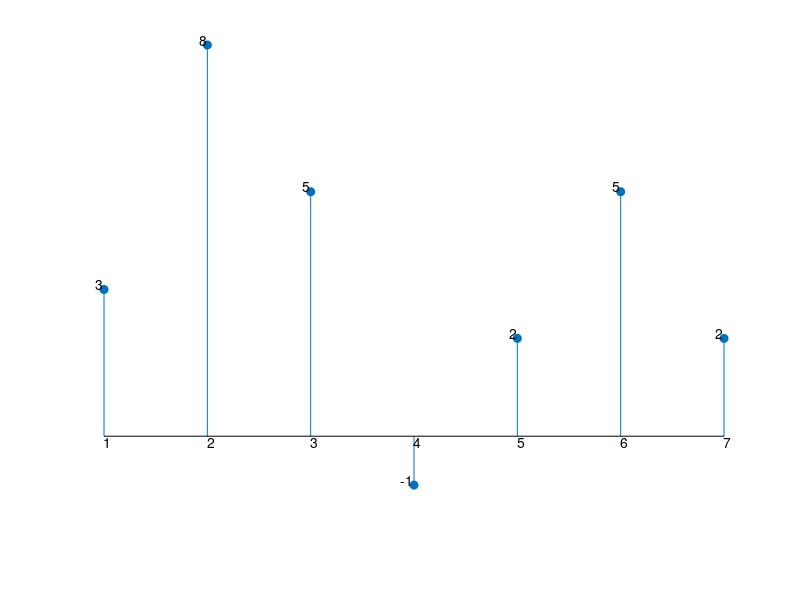
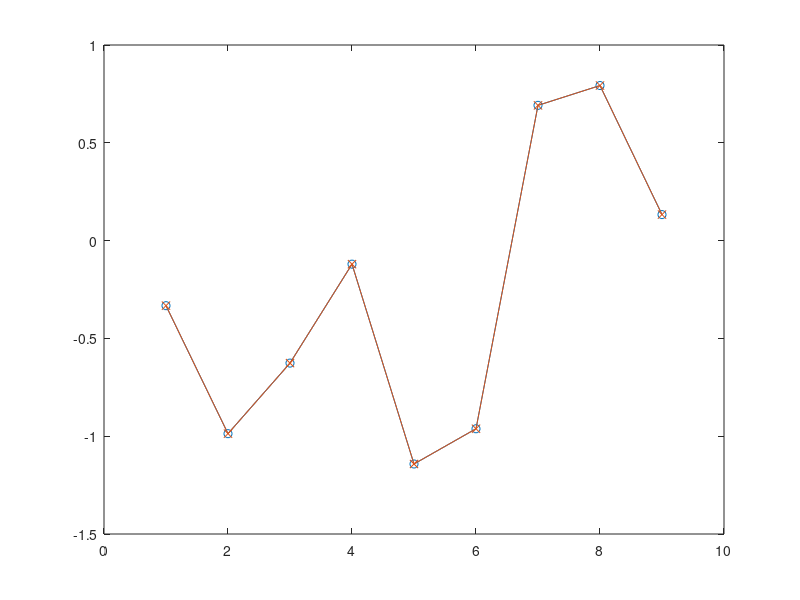

MATLAB code for these plots, in order:
% <------- Guia 3 - Ejercicio 2 ----------->

% punto 1

x = [3, 2, -2, 1, 2]; % señal
h = [1, 2, 1]; % kernel
M = length(x); % longitud e la secuencia de entrada
N = length(h); % longitud del kernel
y = zeros(1, N+M-1); % vector resultado
r_des = zeros(1, N); % registro de desplazamiento
x_ext = [x, zeros(1, N-1)]; % vector x extendido

for n=1 : M+N-1
  r_des = [x_ext(n), r_des(1:N-1)]; % llena el registro de desplazamiento con las ultimas N muestras de x
  for i=1 : N
    y(n) = y(n) + ( h(i) * r_des(i) ); % sumatoria de convolución
  end
end

figure(1);
stem(y,'filled') % graficas de secuencias

% modificaciones para los ejes
axis off;
for l=1 : M+N-1
  text (l, y(l), mat2str(y(l)),'horizontalalignment','right','verticalalignment','bottom')
  text (l, 0,  int2str(l),'verticalalignment','top')
end


% punto 2

x2 = randn(1,7);% nueva secuencia de 7 elementos
M2 = length(x2); % longitud e la secuencia de entrada
y2 = zeros(1, N+M2-1); % vector resultado
r_des = zeros(1, N); % reinicializa el registro de desplazamiento
x2_ext = [x2, zeros(1, N-1)]; % vector x2 extendido

for n=1 : M2+N-1
  r_des = [x2_ext(n), r_des(1:N-1)]; % llena el registro de desplazamiento con las ultimas N muestras de x2
  for i=1 : N
    y2(n) = y2(n) + ( h(i) * r_des(i) ); % sumatoria de convolución
  end
end

figure(2);

plot(y2,'o-') % graficas de secuencias
y2_conv = conv(x2, h);
hold all;
plot(y2_conv,'x-')

